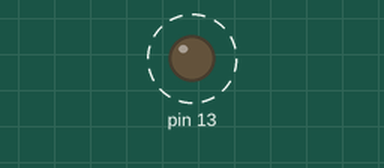
The sketch below on a simulated Arduino Uno, built with avr-gcc and run on an emulated ATmega328P. On the bench: output pins drawn as LEDs (lit = HIGH). Dashed ring = blinking.

Above: at 0.7 s.
Timing chart, 0 to 3.0 s (numbered marks = the images above):
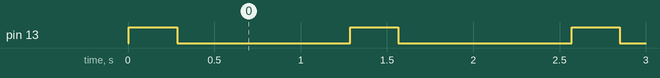

Measured:
- by itself, pin 13: alternates HIGH for 0.28 s and LOW for 1.0 s

The sketch:

sketch_nov21a.ino
```cpp
#include <SoftwareSerial.h>
#include <XBee.h>

SoftwareSerial softserial(2, 3);

XBee xbee = XBee();
XBeeAddress64 addr64 = XBeeAddress64(0, 0);

uint8_t payload[243];

long address = 544; // fixme: read from eeprom
boolean have_batt_mv, have_panel_mv;
long batt_mv, panel_mv;

void setup()
{
  softserial.begin(9600);
  xbee.begin(softserial);
}

void loop()
{
  String s = "{";
  s += "\"address\": ";
  s += String(address);
  s += ", \"uptime_ms\": ";
  s += String(millis());
  s += "}";
  s += "blah blah blah";

  for (int i = 0; i < sizeof(payload); i++)
    payload[i] = i % 10 + '0';
  for (int i = 0; i < sizeof(payload) && s[i] != '\0'; i++)
    payload[i] = s[i];

  analogWrite(13, 255);
  ZBTxRequest zbTx = ZBTxRequest(addr64, payload, sizeof(payload));
  xbee.send(zbTx);
  analogWrite(13, 0);
  delay(1000);
}
```
